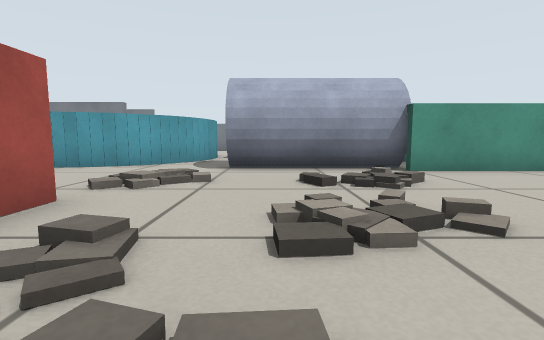
View 1 (above)

24 first-person views from a walk through a robot-simulator world made for Gazebo. The camera is 0.34 m above the floor, tilts 6° down and sees 85° across. The floor is counted in squares, 0.5 m on a side. Each view is taken from the middle of a square. On the plan, view 1 faces up. The plan holds only what a view shows up to about 9 squares ahead; the rest is blank.

View 2
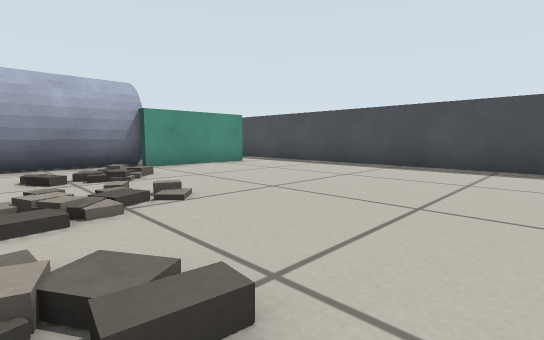

View 3
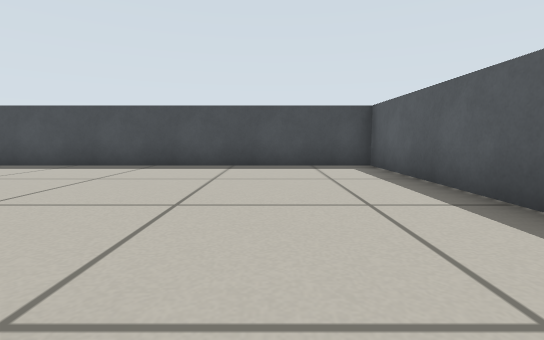

View 4
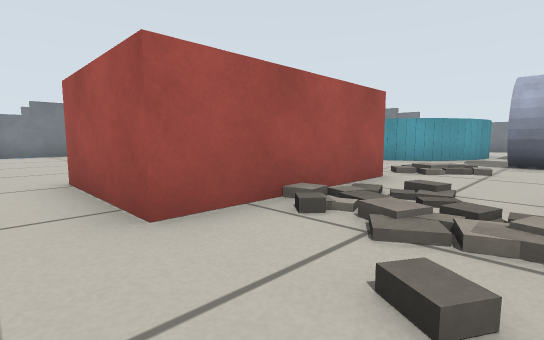

View 5
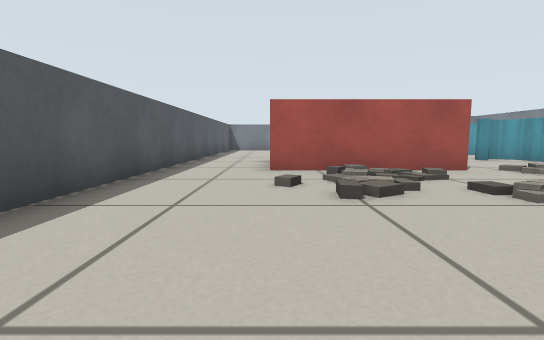

View 6
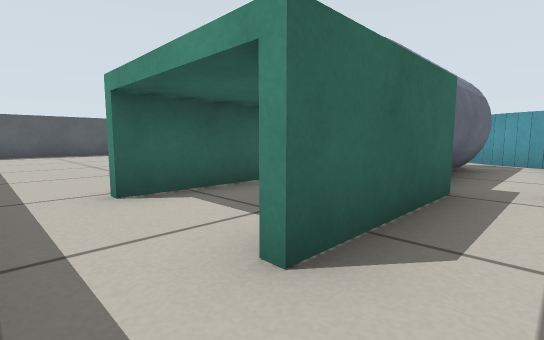

View 7
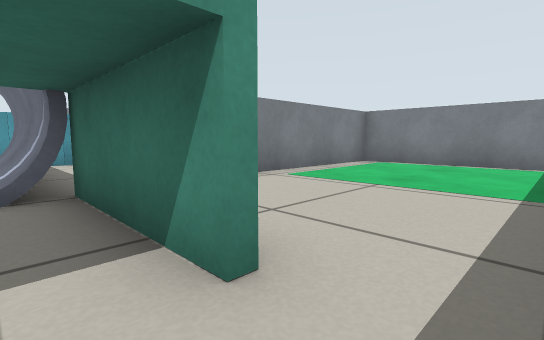

View 8
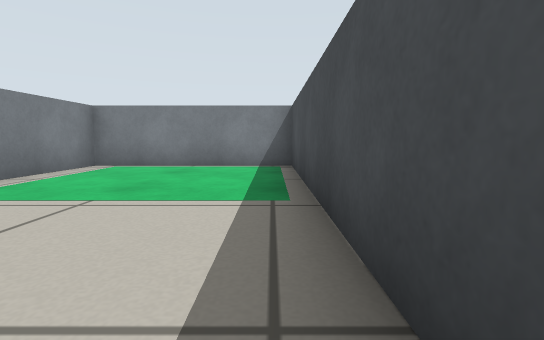

View 9
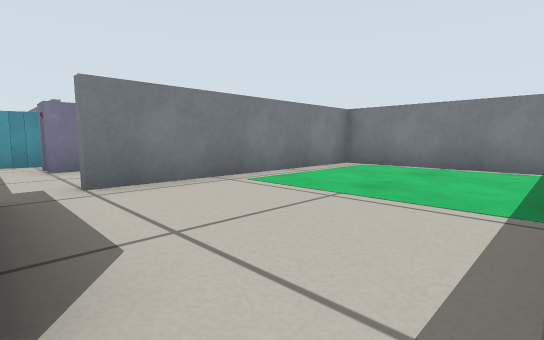

View 10
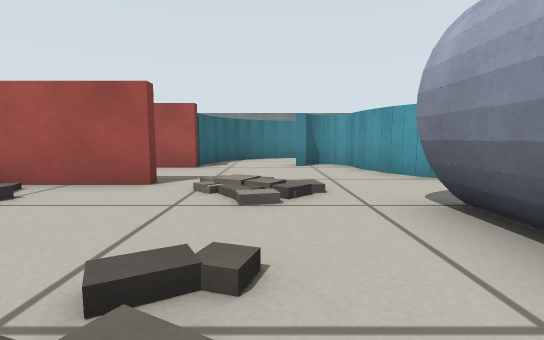

View 11
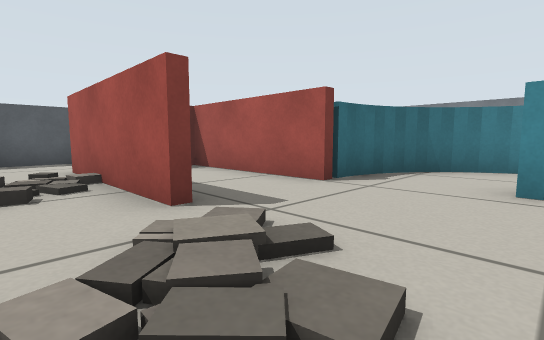

View 12
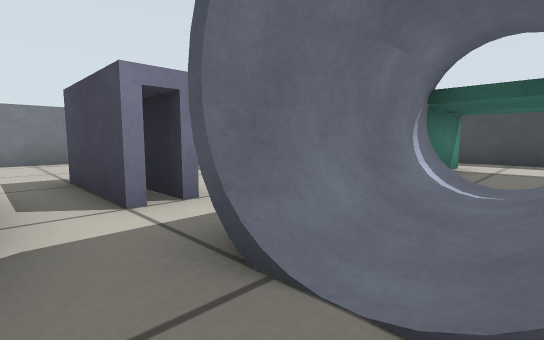

View 13
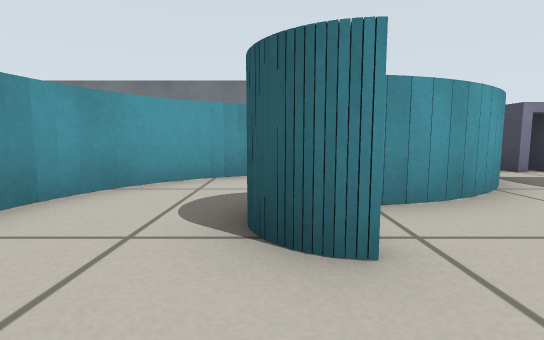

View 14
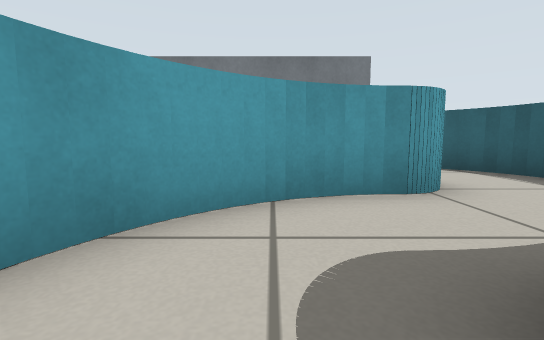

View 15
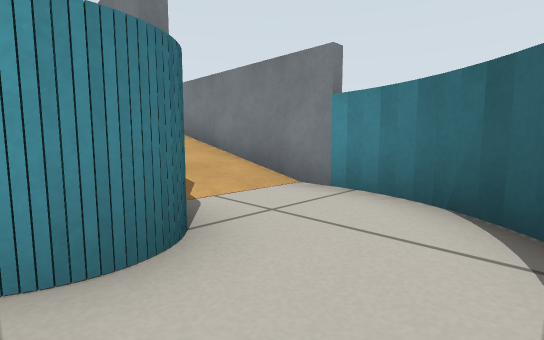

View 16
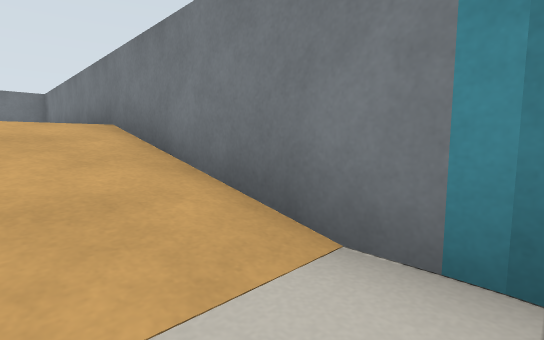

View 17
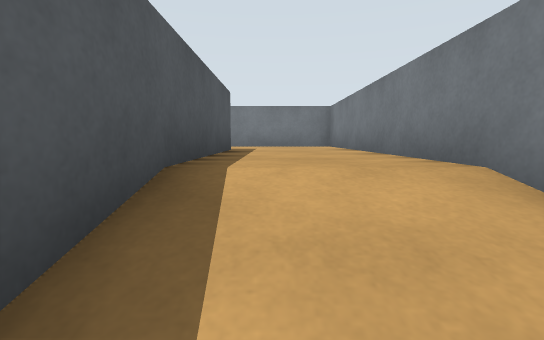

View 18
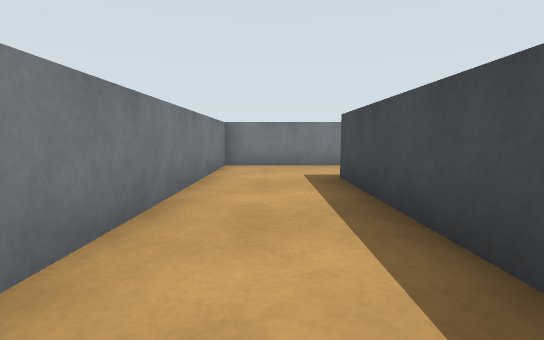

View 19
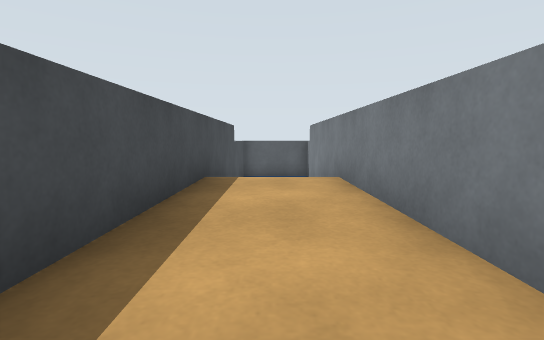

View 20
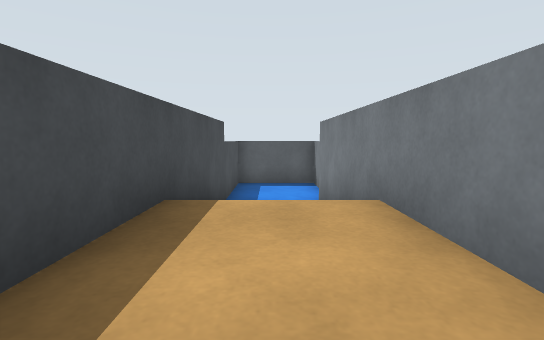

View 21
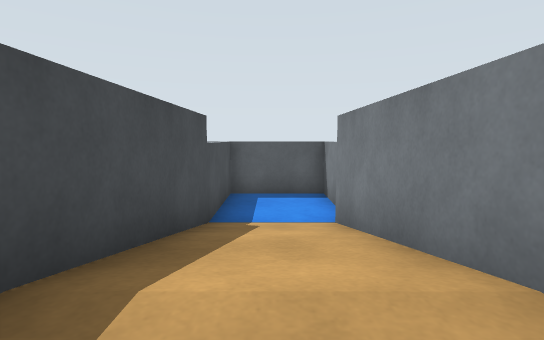

View 22
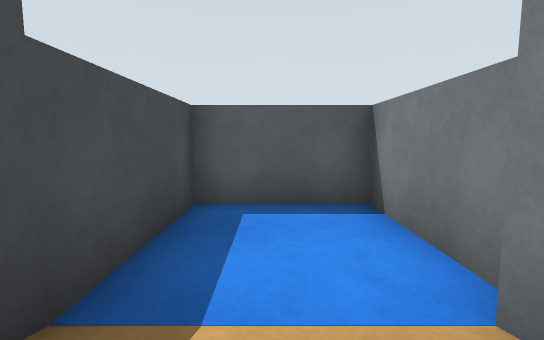

View 23
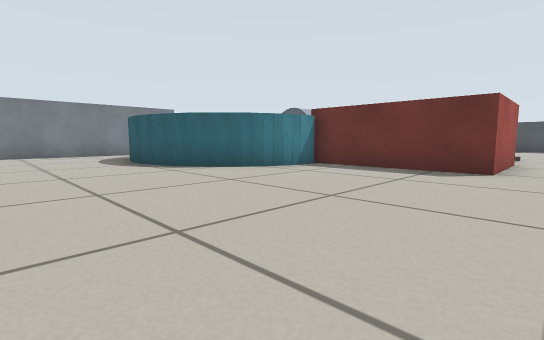

View 24
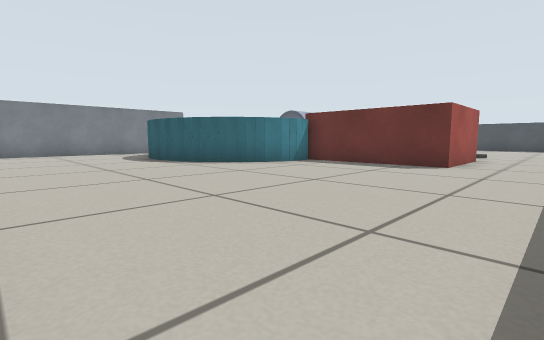

### Floor plan
Key: @ floor where view 1 was taken; # wall or solid block; x gap in a wall; . main floor; : floor 0.05 m higher than the main floor; + floor 0.45 m higher than the main floor; / step, stairs or slope; B green box; P pipe; T thing the floor can be seen under or through.
Columns run from 17 left of view 1 to 8 right of it. Each row starts with its distance up from view 1.
 17                    #######
 16                #####.....#
 15                ..  #.....#
 14  ############# ..  #.....#
 13  #+        ..##..  #.....#
 12  #+      / ...#TT .#.....#
 11  #+######   #..TT#.#.....#
 10  #+#      ###..TT#.x.....#
  9  #+#     ##...##PPPP####.#
  8  #+# ...##...##.::  B..B.#
  7  #+#....#..###..PPPPB..B.#
  6  #+#....##.#........###..#
  5  #+#.....#........//.....#
  4  #+#.....##.......//.....#
  3  # #......###.#.../......#
  2  # #........#.#.///......#
  1  #/#........#.#///.......#
  0 ##/#........#.#//@.......#
 -1 #..#........###../.......#
 -2 #..#.....................#
 -3 #..#.....................#
 -4 ####        ##############

Positions as (right, up) in squares from view 1, and headings:
1: (0, 0), facing up
2: (0, -1), facing up-right
3: (0, -1), facing right
4: (0, -2), facing up-left
5: (4, -1), facing left
6: (7, 10), facing down-left
7: (7, 8), facing up-left
8: (7, 9), facing up
9: (7, 9), facing up-left
10: (2, 5), facing left
11: (-1, 6), facing down-left
12: (-2, 7), facing up-right
13: (-6, 4), facing up
14: (-7, 6), facing up
15: (-3, 10), facing up-left
16: (-5, 12), facing up-left
17: (-8, 12), facing left
18: (-15, 6), facing up
19: (-15, 9), facing down
20: (-15, 7), facing down
21: (-15, 5), facing down
22: (-15, 1), facing down
23: (-12, -2), facing up-right
24: (-13, -3), facing up-right
